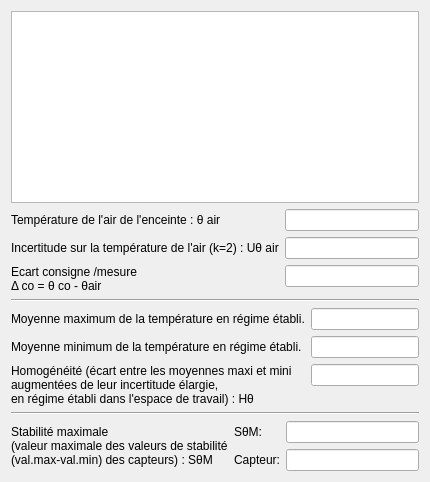
      <widget class="QWidget" name="tab_3">
       <attribute name="title">
        <string>Resultats</string>
       </attribute>
       <layout class="QVBoxLayout" name="verticalLayout_8">
        <item>
         <widget class="Tableview_resultats" name="tableView_resultats"/>
        </item>
        <item>
         <layout class="QVBoxLayout" name="verticalLayout_7">
          <item>
           <layout class="QFormLayout" name="formLayout">
            <property name="fieldGrowthPolicy">
             <enum>QFormLayout::AllNonFixedFieldsGrow</enum>
            </property>
            <item row="0" column="0">
             <widget class="QLabel" name="label_9">
              <property name="text">
               <string>Température de l'air de l'enceinte : θ air</string>
              </property>
             </widget>
            </item>
            <item row="0" column="1">
             <widget class="QLineEdit" name="lineEdit_teta_air"/>
            </item>
            <item row="1" column="0">
             <widget class="QLabel" name="label_10">
              <property name="text">
               <string>Incertitude sur la température de l'air (k=2) : Uθ air</string>
              </property>
             </widget>
            </item>
            <item row="1" column="1">
             <widget class="QLineEdit" name="lineEdit_U_air"/>
            </item>
            <item row="2" column="0">
             <widget class="QLabel" name="label_11">
              <property name="text">
               <string>Ecart consigne /mesure
Δ co = θ co - θair</string>
              </property>
             </widget>
            </item>
            <item row="2" column="1">
             <widget class="QLineEdit" name="lineEdit_ecart_consigne"/>
            </item>
           </layout>
          </item>
          <item>
           <widget class="Line" name="line">
            <property name="orientation">
             <enum>Qt::Horizontal</enum>
            </property>
           </widget>
          </item>
          <item>
           <layout class="QFormLayout" name="formLayout_2">
            <item row="0" column="0">
             <widget class="QLabel" name="label_12">
              <property name="text">
               <string>Moyenne maximum de la température en régime établi.</string>
              </property>
             </widget>
            </item>
            <item row="0" column="1">
             <widget class="QLineEdit" name="lineEdit_moy_max"/>
            </item>
            <item row="1" column="0">
             <widget class="QLabel" name="label_15">
              <property name="text">
               <string>Moyenne minimum de la température en régime établi.</string>
              </property>
             </widget>
            </item>
            <item row="1" column="1">
             <widget class="QLineEdit" name="lineEdit_moy_min"/>
            </item>
            <item row="2" column="0">
             <widget class="QLabel" name="label_16">
              <property name="text">
               <string>Homogénéité (écart entre les moyennes maxi et mini 
augmentées de leur incertitude élargie,
en régime établi dans l'espace de travail) : Hθ </string>
              </property>
             </widget>
            </item>
            <item row="2" column="1">
             <widget class="QLineEdit" name="lineEdit_homogeneite"/>
            </item>
           </layout>
          </item>
          <item>
           <widget class="Line" name="line_2">
            <property name="orientation">
             <enum>Qt::Horizontal</enum>
            </property>
           </widget>
          </item>
          <item>
           <layout class="QFormLayout" name="formLayout_3">
            <item row="0" column="0">
             <widget class="QLabel" name="label_19">
              <property name="text">
               <string>Stabilité maximale 
(valeur maximale des valeurs de stabilité 
(val.max-val.min) des capteurs) : SθM</string>
              </property>
             </widget>
            </item>
            <item row="0" column="1">
             <layout class="QGridLayout" name="gridLayout_5">
              <item row="0" column="0">
               <widget class="QLabel" name="label_17">
                <property name="text">
                 <string>SθM:</string>
                </property>
               </widget>
              </item>
              <item row="0" column="1">
               <widget class="QLineEdit" name="lineEdit_stabilite"/>
              </item>
              <item row="1" column="0">
               <widget class="QLabel" name="label_18">
                <property name="text">
                 <string>Capteur:</string>
                </property>
               </widget>
              </item>
              <item row="1" column="1">
               <widget class="QLineEdit" name="lineEdit_capteur_stab"/>
              </item>
             </layout>
            </item>
           </layout>
          </item>
         </layout>
        </item>
       </layout>
      </widget>
